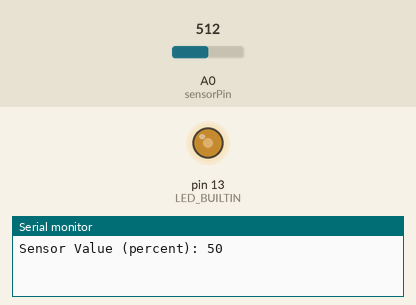
This sketch was run on a simulated Arduino Uno, built with avr-gcc and run on an emulated ATmega328P. Parts: output pins drawn as LEDs (lit = HIGH), the last lines printed to the serial monitor. The inputs (shaded band) are chosen by the test bench; at power-on: A0 (sensorPin) = 512.

Above: at 1.2 s.
1.3 s: A0 (sensorPin) set to 498
4.3 s: A0 (sensorPin) set to 323
At 4.39 s:
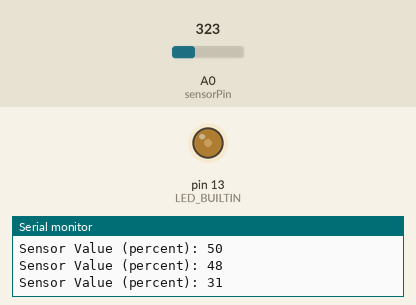
7.3 s: A0 (sensorPin) set to 294
10.3 s: A0 (sensorPin) set to 1023
At 11.4 s:
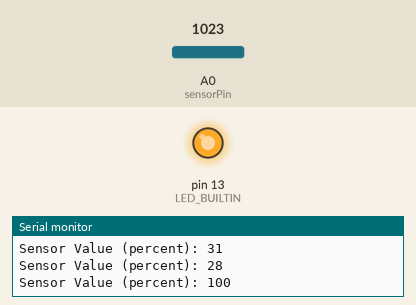
Timing chart, 0 to 12.8 s (numbered marks = the images above; inputs shaded):
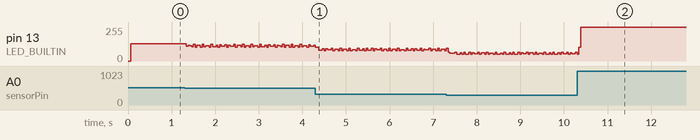

The sketch:

ArdPrac_analog_in_v2_better_monitor.ino
```cpp
/*
 * Dr. Anthony Barsic
 * University of Vermont
 * Department of Electrical Engineering
 * CMPE 3815
 * 2024 June 28
 * The purpose of this script is to use an analog input pin. We will use it to control the brightness of the on-boar LED.
 *
 * The hardware set-up is a trim pot hooked up to 5V, gnd, and A0. the "floating" pin of the pot is on A0.
 */

// INIT and SETUP ===+=== ===+=== ===+=== ===+=== ===+=== ===+=== ===+=== ===+=== ===+=== ===+=== ===+===

// Explicitly include Arduino.h
#include "Arduino.h"

// some example variable definitions
const int sensorPin = A0;   // analog pin
// int ledPin = 13;      // select the pin for the LED (on-board)
int sensorValue = 0;  // sensor value (analog in, 10-bit)
int sensorValuePerc = 0; // sensor value converted to percent
int sensorValuePerc_prior = 0; // sensor value converted to percent

void setup() {
  Serial.begin(9600);  // Initialize the serial monitor
  // declare the ledPin as an OUTPUT:
  // pinMode(ledPin, OUTPUT);
  pinMode(LED_BUILTIN, OUTPUT);
}


// LOOP ===+=== ===+=== ===+=== ===+=== ===+=== ===+=== ===+=== ===+=== ===+=== ===+=== ===+===

void loop() {
  // Section L1:  ===+=== ===+=== ===+=== ===+=== ===+=== ===+=== ===+===
  // read the value from the sensor:
  sensorValue = analogRead(sensorPin);
  // ADC is 10-bit, so this takes a value between 0 and 1023
  // convet it to a percentage:
  sensorValuePerc = sensorValue/10.23; // *100/1023, but integer math

  // Section L2:  ===+=== ===+=== ===+=== ===+=== ===+=== ===+=== ===+===
  // display to the serial monitor
  // Serial.println("Sensor Value:");
  // Serial.println(sensorValue);
  // Serial.println("Sensor Value (percent):");
  // Serial.println(sensorValuePerc);

  // replace this with a version that only displays when changed
  // display_delta_to_SrMon(sensorValuePerc,sensorValuePerc_prior)
  // sensorValuePerc_prior = sensorValuePerc;
  // this isn't working...
  if ( abs(sensorValuePerc_prior - sensorValuePerc) > 1.1 ){
    Serial.print("Sensor Value (percent): ");
    Serial.println(sensorValuePerc);
    sensorValuePerc_prior = sensorValuePerc;
  }


  // Section L3:  ===+=== ===+=== ===+=== ===+=== ===+=== ===+=== ===+===
  // change the brightness of the LED
  my_LED_dimmer_v2(LED_BUILTIN, sensorValuePerc);

  // add a delay (so the serial monitor goes at a reasonable rate)
  // (this can be removed once we are not using the serial monitor)
  // delay(500);

/*digitalWrite(ledPin, HIGH);  // turn the LED on (HIGH is the voltage level)
  delay(1000);                      // wait for a second
  digitalWrite(ledPin, LOW);   // turn the LED off by making the voltage LOW
  delay(1000);                      // wait for a second
  */
}


// FUNCTION = = = = = = = + = = = = = = = + = = = = = = = + = = = = = = = + = = = = = = = +
// This is my function for varying on-board LED brightness using PWM
void my_LED_dimmer(int Pin_to_Blink, int PercentON){

  // problem: this only has 10 values, because (PercentON)/10 is still an int
  for (int k=1; k<=10; k++) {
    // statement(s);
    digitalWrite(Pin_to_Blink, HIGH);  // turn the LED on (HIGH is the voltage level)
    delay((PercentON)/10);                      // wait for a second
    digitalWrite(Pin_to_Blink, LOW);   // turn the LED off by making the voltage LOW
    delay(  (100 - PercentON)/10  );
  }

}
// END of my function = = = = = = = + = = = = = = = + = = = = = = = + = = = = = = = + = = =


// FUNCTION = = = = = = = + = = = = = = = + = = = = = = = + = = = = = = = + = = = = = = = +
// This is my function for varying on-board LED brightness using PWM.
// Version 2! it's not percent, but fraction out of 1023
void my_LED_dimmer_v2(int Pin_to_Blink, double PercentON){


  // problem: this only has 10 values, because (PercentON)/10 is still an int
  // that was version 1
  // Version 2 ought to have 100 values (levels)
  for (int k=1; k<=10; k++) {
    // this loop runs 10 times, and each run is 10ms (total delay is 10ms). 100ms total.
    // statement(s);
    digitalWrite(Pin_to_Blink, HIGH);  // turn the LED on (HIGH is the voltage level)
    delay((PercentON)/10);                      // wait for a second
    digitalWrite(Pin_to_Blink, LOW);   // turn the LED off by making the voltage LOW
    delay(  (100 - PercentON)/10  );
  }

}
// END of my function = = = = = = = + = = = = = = = + = = = = = = = + = = = = = = = + = = =


/*
// FUNCTION = = = = = = = + = = = = = = = + = = = = = = = + = = = = = = = + = = = = = = = +
// This is my function for displaying a variable to the serial montior only when it changes
void display_delta_to_SrMon(newValue,oldValue)
{
  if (newValue != oldValue)
  {
    // Serial.print(F("Value changed to "));
    Serial.print(F("Value changed to "));
    Serial.println(newValue);
  }
}
// END of my function = = = = = = = + = = = = = = = + = = = = = = = + = = = = = = = + = = =
*/

// ===+=== ===+=== ===+=== END OF SKETCH ===+=== ===+=== ===+===
// ===+=== ===+=== ===+=== END OF SKETCH ===+=== ===+=== ===+===
// ===+=== ===+=== ===+=== END OF SKETCH ===+=== ===+=== ===+===
```
